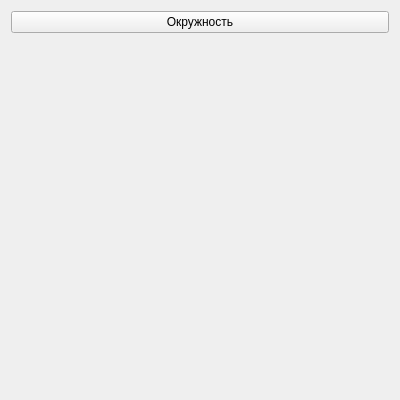
<?xml version="1.0" encoding="UTF-8"?>
<ui version="4.0">
 <class>Form</class>
 <widget class="QWidget" name="Form">
  <property name="geometry">
   <rect>
    <x>0</x>
    <y>0</y>
    <width>400</width>
    <height>400</height>
   </rect>
  </property>
  <property name="windowTitle">
   <string>Form</string>
  </property>
  <layout class="QVBoxLayout" name="verticalLayout">
   <item>
    <widget class="QPushButton" name="pushButton">
     <property name="text">
      <string>Окружность</string>
     </property>
    </widget>
   </item>
   <item>
    <spacer name="verticalSpacer">
     <property name="orientation">
      <enum>Qt::Vertical</enum>
     </property>
     <property name="sizeHint" stdset="0">
      <size>
       <width>20</width>
       <height>40</height>
      </size>
     </property>
    </spacer>
   </item>
  </layout>
 </widget>
 <resources/>
 <connections/>
</ui>
